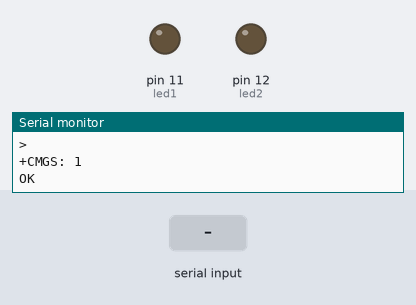
The sketch below on a simulated Arduino Uno, built with avr-gcc and run on an emulated ATmega328P. On the bench: output pins drawn as LEDs (lit = HIGH), the last lines printed to the serial monitor. The test bench sets the inputs (shaded band). The modem accepts every AT command (registered, SIM ready, sends succeed) and sends nothing else.

Above: at 7.4 s.
7.5 s: "DTMF: 1" received over the second serial link
At 9.7 s:
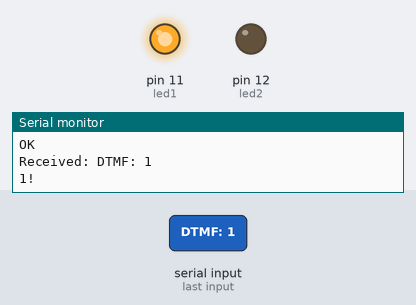
10.0 s: "DTMF: 2" received over the second serial link
At 12.2 s:
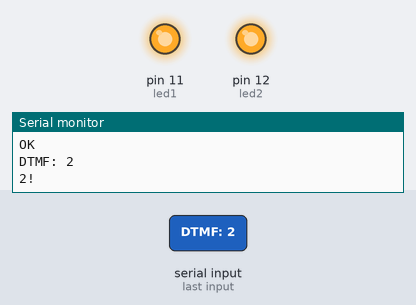
Timing chart, 0 to 13.7 s (numbered marks = the images above; inputs shaded):
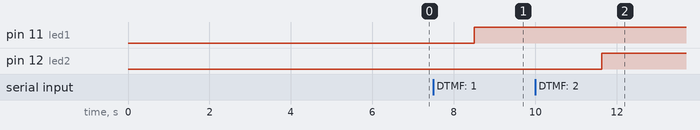

Measured:
- after the input at 7.5 s, pin 11 (led1): LOW → HIGH after 1.0 s
- after the input at 10.0 s, pin 12 (led2): LOW → HIGH after 1.6 s

The sketch:

control_led_using_phone_call.ino
```cpp
#include <SoftwareSerial.h>


SoftwareSerial sim800lSerial(7, 8); // RX, TX


#define led1 11  //arduino pin nuber//
#define led2 12  //arduino pin nuber//

void setup() {
  Serial.begin(9600);      // Serial monitor for debugging
  sim800lSerial.begin(9600); // SIM800L module communication
  delay(1000);
  Serial.println("Initializing...");
  delay(1000);

  // Configure the SIM800L module
  sim800lSerial.println("AT"); // Check if the module is responding
  sim800lSerial.println("AT+CMGF=1"); // Set SMS text mode
  sim800lSerial.println("AT+CNMI=2,2,0,0,0"); // New SMS notification
  delay(1000);
  while (!sim800lSerial.available());
  Serial.println(sim800lSerial.readString());

  pinMode(led1,OUTPUT);
    pinMode(led2,OUTPUT);


  Serial.println("Ready to automatically answer calls!");
      sendSMS("Ready to automatically answer calls!");

}

void loop() {
  if (sim800lSerial.available()) {
    String response = sim800lSerial.readString();
    Serial.print("Received: ");
    Serial.println(response);

    // Check for incoming call
    if (response.indexOf("RING") != -1) {
      Serial.println("Incoming call!");
      delay(1000); // Wait for 1 second before answering
      sim800lSerial.println("ATA"); // Answer the call
      Serial.println("Call answered!");
      // You can add additional actions here, like sending an SMS or performing some other task.
    }
     if (response.indexOf("DTMF: 1") != -1) {
      Serial.println("1!");
     digitalWrite(11,HIGH);
         sendSMS("LED1");

  }
  else if (response.indexOf("DTMF: 2") != -1){
  Serial.println("2!");
     digitalWrite(12,HIGH);
         sendSMS("LED2");

}
if (response.indexOf("DTMF: 0") != -1){
     digitalWrite(11,LOW);
      digitalWrite(12,LOW);
            delay(1000);
  Serial.println("OFF");
    sendSMS("OFF");


}
  }
}
void sendSMS(String message) {
  sim800lSerial.println("AT+CMGS=\"+91xxxxxxxxxx\""); // Replace with the recipient's phone number
  delay(1000);
  sim800lSerial.print(message);
  delay(100);
  sim800lSerial.write(0x1A); // End the SMS with Ctrl+Z
  delay(1000);
}
```
